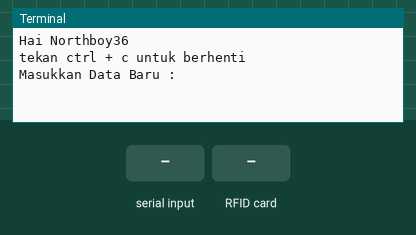
Simulated run of this program. Board: Raspberry Pi (header pin numbers). Parts: the last lines printed to the terminal. Inputs (shaded band) come from the test bench. At 2.8 s the program stops and its outputs stay as they are.

Above: at 1.2 s.
1.3 s: "1" typed at the terminal, then Enter
At 2.4 s:
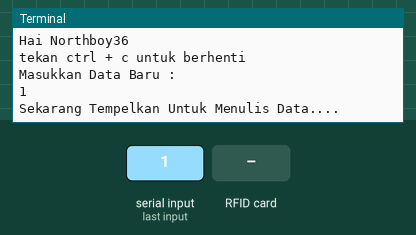
2.8 s: RFID card 5E 7A 19 C4 held to the reader
At 3.5 s:
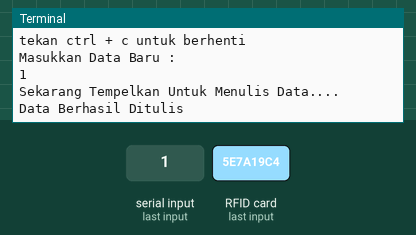

The program:

write.py
```python
import RPi.GPIO as GPIO
from mfrc522 import SimpleMFRC522

reader = SimpleMFRC522()

print ("Hai Northboy36")
print ("tekan ctrl + c untuk berhenti")

try :
	text=input('Masukkan Data Baru :')
	print("Sekarang Tempelkan Untuk Menulis Data....")
	reader.write(text)
	print("Data Berhasil Ditulis")
finally:
	GPIO.cleanup()
```

Measured:
- after the input at 1.3 s, the terminal: prints a new line at once (image 1)
- after the input at 2.8 s, the terminal: prints a new line at once (image 2)
